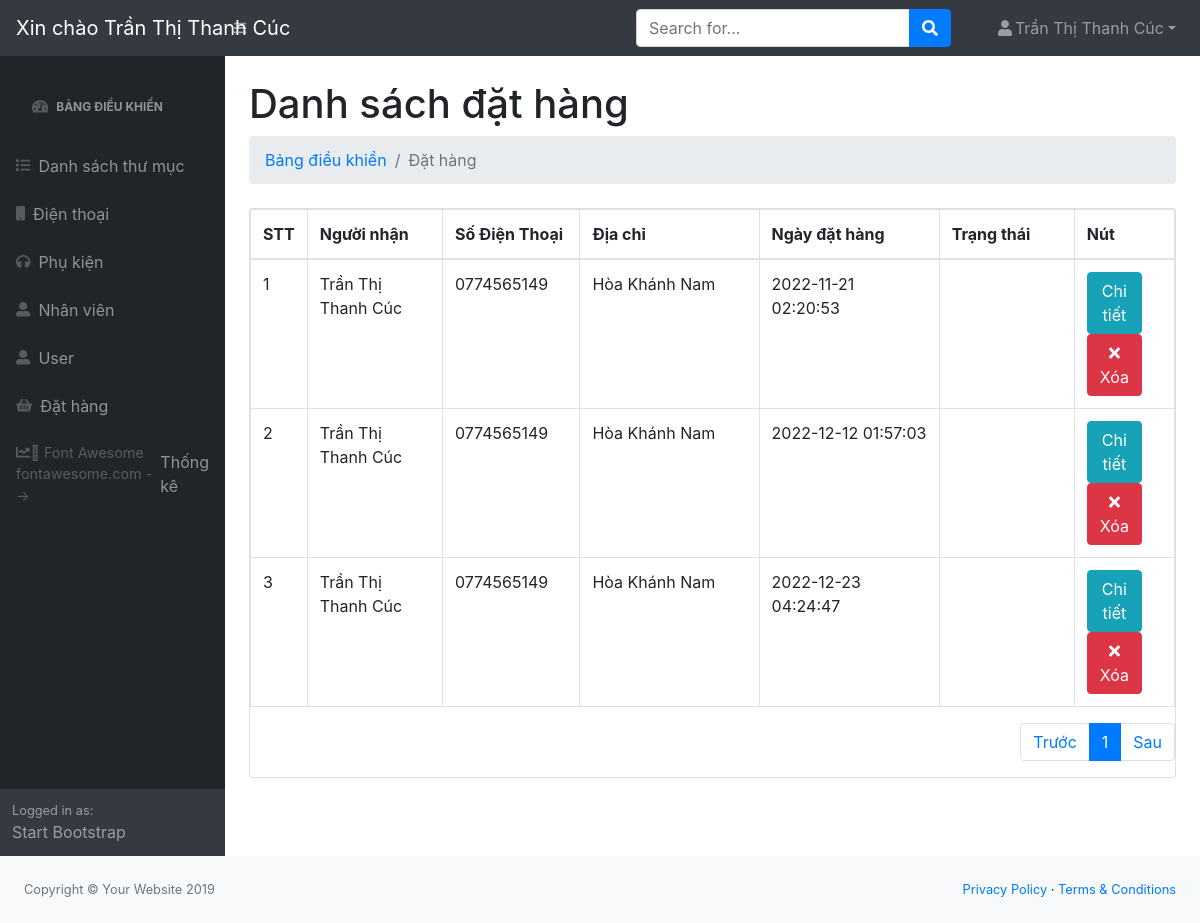
/admin/modules/order/index.php (signed in), run on the app's committed database.
### tables this page shows
CREATE TABLE `transaction` (
  `id` int(11) NOT NULL,
  `amount` int(11) DEFAULT NULL,
  `users_id` int(11) DEFAULT NULL,
  `name` varchar(100) DEFAULT NULL,
  `phone` varchar(50) DEFAULT NULL,
  `address` varchar(100) DEFAULT NULL,
  `status` tinyint(4) DEFAULT 0,
  `created_at` timestamp NULL DEFAULT current_timestamp(),
  `updated_at` timestamp NULL DEFAULT current_timestamp() ON UPDATE current_timestamp()
);

### libraries/Database.php (called while the page is built, shortened)
<?php
class Database{
     public $link;
     public function __construct()
     {
        $this->link = mysqli_connect("localhost","root","","webphp") or die ();
         mysqli_set_charset($this->link,"utf8");
     }
        public function countTable($table)
        {
            $sql = "SELECT id FROM  {$table}";
            $result = mysqli_query($this->link, $sql) or die("Lỗi Truy Vấn countTable----" .mysqli_error($this->link));
            $num = mysqli_num_rows($result);
            return $num;
        }
         public  function fetchJone($table,$sql ,$page = 0,$row ,$pagi = false )
        {
            $data = [];
            if ($pagi == true )
            {
                $total = $this->countTable($table);
                $sotrang = ceil($total / $row);
                $start = ($page - 1 ) * $row ;
                $sql .= " LIMIT $start,$row";
                $data = [ "page" => $sotrang];
                $result = mysqli_query($this->link,$sql) or die("Lỗi truy vấn fetchJone ---- " .mysqli_error($this->link));
            }
            else
            {
                $result = mysqli_query($this->link,$sql) or die("Lỗi truy vấn fetchJone ---- " .mysqli_error($this->link));
            }
            if( $result)
            {
                while ($num = mysqli_fetch_assoc($result))
                {
                    $data[] = $num;
                }
            }
            return $data;
        }
    }
?>

### admin/autoload/autoload.php (called while the page is built, shortened)
<?php
	require_once __DIR__. '/../../libraries/Database.php';
	$db = new Database;
 ?>

### admin/modules/order/index.php (the view, shortened to what this page needs)
<?php require_once __DIR__. '/../../autoload/autoload.php';
if(isset($_GET['page']))
{
    $p = $_GET['page'];
    if($p == 0) $p = 1;
}
else
{
    $p = 1;
}
$sql = "SELECT transaction.* FROM transaction";
$transaction = $db->fetchJone('transaction',$sql,$p,10,true);
if(isset($transaction['page']))
{
    $sotrang = $transaction['page'];
    unset($transaction['page']);
}
?>
<?php require_once __DIR__. '/../../layouts/header.php';?>
<div id="layoutSidenav_content">
    <main>
        <div class="container-fluid">
            <h1 class="mt-4">Danh sách đặt hàng</h1>
            <ol class="breadcrumb mb-4">
                <li class="breadcrumb-item">
                    <a href="index.php">Bảng điều khiển</a>
                </li>
                <li class="breadcrumb-item active">Đặt hàng</li>
            </ol>
            <div class="card mb-4">
                <table class="table table-bordered dataTable" id="dataTable"
                width="100%" cellspacing="0" role="grid"
                aria-describedby="dataTable_info" style="width: 100%;">
                    <thead>
                        <tr role="row">
                            <th class="sorting_asc" tabindex="0" aria-controls="dataTable"
                            rowspan="1" colspan="1" aria-sort="ascending"
                            aria-label="Name: activate to sort column descending"
                            style="width: 5%;">STT</th>
                            <th class="sorting" tabindex="0" aria-controls="dataTable" rowspan="1" colspan="1" aria-label="Position: activate to sort column ascending" style="width: 15%;">Người nhận</th>
                            <th class="sorting" tabindex="0" aria-controls="dataTable" rowspan="1" colspan="1" aria-label="Position: activate to sort column ascending" style="width: 15%;">Số Điện Thoại</th>
                            <th class="sorting" tabindex="0" aria-controls="dataTable" rowspan="1" colspan="1" aria-label="Position: activate to sort column ascending" style="width: 20%;">Địa chỉ</th>
                            <th class="sorting" tabindex="0" aria-controls="dataTable" rowspan="1" colspan="1" aria-label="Position: activate to sort column ascending" style="width: 20%;">Ngày đặt hàng</th>
                            <th class="sorting" tabindex="0" aria-controls="dataTable" rowspan="1" colspan="1" aria-label="Position: activate to sort column ascending" style="width: 15%;">Trạng thái</th>
                            <th class="sorting" tabindex="0" aria-controls="dataTable" rowspan="1" colspan="1" aria-label="Salary: activate to sort column ascending" style="width: 20%;">Nút</th>
                            </tr>
                    </thead>
                    <tbody>
                        <?php $stt = 1;foreach ($transaction as $item): ?>
                            <tr>
                                <td><?php echo $stt ?></td>
                                <td><?php echo $item['name'] ?></td>
                                <td><?php echo $item['phone'] ?></td>
                                <td><?php echo $item['address'] ?></td>
                                <td><?php echo $item['created_at'] ?></td>
                                <td>
                                </td>
                                <td class="text-center">
                                    <a class="btn btn-xs btn-info" href="edit.php?id=<?php echo $item['id'] ?>">
                                        Chi tiết
                                    </a>
                                    <a class="btn btn-xs btn-danger" href="delete.php?id=<?php echo $item['id'] ?>"><i class="fa fa-times"></i>Xóa</a>
                                </td>
                            </tr>
                        <?php $stt++; endforeach ?>
                    </tbody>
                </table>
                <nav aria-label="Page navgation">
                    <ul class="pagination pullright">
                        <li class="page-item">
                            <a class="page-link" href="?page=<?php echo --$p ?>">Trước</a>
                        </li>
                        <?php for($i = 1;$i <= $sotrang;$i++) : ?>
                            <?php
                            if(isset($_GET['page']))
                            {
                                $p = $_GET['page'];
                                if($p == 0) $p = 1;
                            }
                            else
                            {
                                $p = 1;
                            }
                            ?>
                        <li class="page-item <?php echo ($i == $p) ? 'active' : '' ?>">
                            <a class="page-link" href="?page=<?php echo $i; ?>">
                                <?php echo $i; ?>
                            </a>
                        </li>
                        <?php endfor; ?>
                        <li class="page-item">
                            <a class="page-link" href="?page=<?php echo ++$p ?>">Sau</a>
                        </li>
                    </ul>
                </nav>
            </div>
        </div>
    </main>
</div>
<?php require_once __DIR__. '/../../layouts/footer.php';?>

### data on the page
transaction: name "Trần Thị Thanh Cúc", phone "0774565149", address "Hòa Khánh Nam", created_at "2022-11-21 02:20:53"
transaction: name "Trần Thị Thanh Cúc", phone "0774565149", address "Hòa Khánh Nam", created_at "2022-12-12 01:57:03"
transaction: name "Trần Thị Thanh Cúc", phone "0774565149", address "Hòa Khánh Nam", created_at "2022-12-23 04:24:47"

### other printed values
$_SESSION['admin_name'] "Trần Thị Thanh Cúc"
